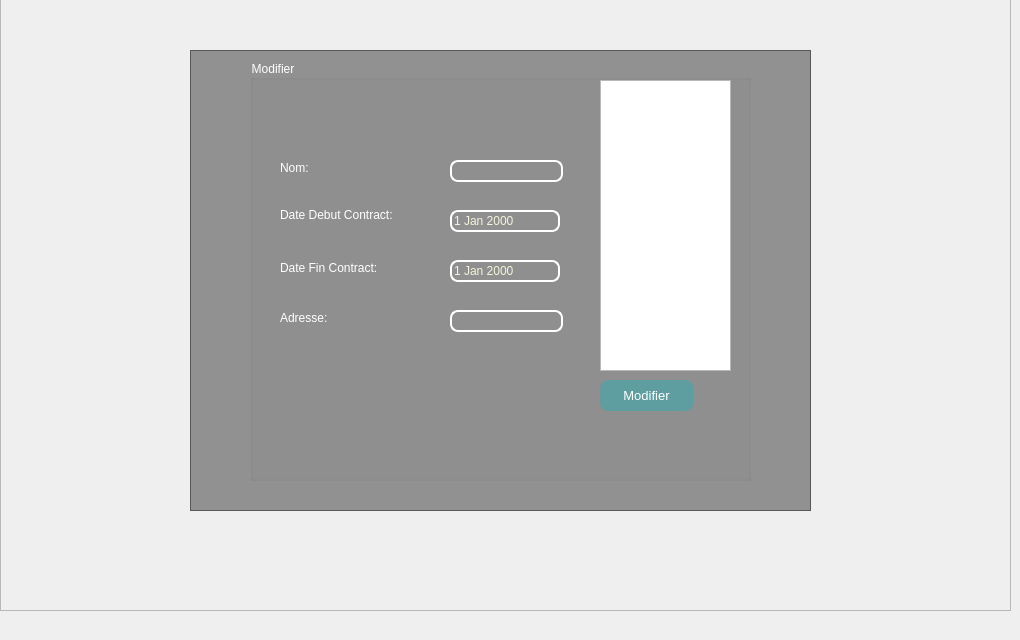
    <widget class="QWidget" name="tab_4">
     <attribute name="title">
      <string>Modifier fournisseur</string>
     </attribute>
     <widget class="QGroupBox" name="refresh_btn">
      <property name="geometry">
       <rect>
        <x>250</x>
        <y>60</y>
        <width>501</width>
        <height>421</height>
       </rect>
      </property>
      <property name="styleSheet">
       <string notr="true">QGroupBox{color:white;}</string>
      </property>
      <property name="title">
       <string>Modifier</string>
      </property>
      <widget class="QLabel" name="label_7">
       <property name="geometry">
        <rect>
         <x>30</x>
         <y>100</y>
         <width>56</width>
         <height>16</height>
        </rect>
       </property>
       <property name="text">
        <string>&lt;html&gt;&lt;head/&gt;&lt;body&gt;&lt;p&gt;&lt;span style=&quot; color:#ffffff;&quot;&gt;Nom:&lt;/span&gt;&lt;/p&gt;&lt;/body&gt;&lt;/html&gt;</string>
       </property>
      </widget>
      <widget class="QLabel" name="label_8">
       <property name="geometry">
        <rect>
         <x>30</x>
         <y>140</y>
         <width>131</width>
         <height>31</height>
        </rect>
       </property>
       <property name="text">
        <string>&lt;html&gt;&lt;head/&gt;&lt;body&gt;&lt;p&gt;&lt;span style=&quot; color:#ffffff;&quot;&gt;Date Debut Contract:&lt;/span&gt;&lt;/p&gt;&lt;/body&gt;&lt;/html&gt;</string>
       </property>
      </widget>
      <widget class="QLineEdit" name="new_nom">
       <property name="geometry">
        <rect>
         <x>200</x>
         <y>100</y>
         <width>113</width>
         <height>22</height>
        </rect>
       </property>
       <property name="styleSheet">
        <string notr="true">QLineEdit
 { background-color: transparent;
  color: #F5F5DC
;
  border: 1.5px solid white; 
border-radius: 8px;
}
</string>
       </property>
      </widget>
      <widget class="QPushButton" name="update_btn">
       <property name="geometry">
        <rect>
         <x>350</x>
         <y>320</y>
         <width>93</width>
         <height>31</height>
        </rect>
       </property>
       <property name="styleSheet">
        <string notr="true">QPushButton{border-radius: 8px;
background :#5F9EA0
;
color: white;
font-size:13px;
}</string>
       </property>
       <property name="text">
        <string>Modifier</string>
       </property>
      </widget>
      <widget class="QLabel" name="label_10">
       <property name="geometry">
        <rect>
         <x>30</x>
         <y>200</y>
         <width>161</width>
         <height>16</height>
        </rect>
       </property>
       <property name="text">
        <string>&lt;html&gt;&lt;head/&gt;&lt;body&gt;&lt;p&gt;&lt;span style=&quot; color:#ffffff;&quot;&gt;Date Fin Contract:&lt;/span&gt;&lt;/p&gt;&lt;/body&gt;&lt;/html&gt;</string>
       </property>
      </widget>
      <widget class="QLabel" name="label_11">
       <property name="geometry">
        <rect>
         <x>30</x>
         <y>250</y>
         <width>56</width>
         <height>16</height>
        </rect>
       </property>
       <property name="text">
        <string>&lt;html&gt;&lt;head/&gt;&lt;body&gt;&lt;p&gt;&lt;span style=&quot; color:#ffffff;&quot;&gt;Adresse:&lt;/span&gt;&lt;/p&gt;&lt;/body&gt;&lt;/html&gt;</string>
       </property>
      </widget>
      <widget class="QLineEdit" name="new_adresse">
       <property name="geometry">
        <rect>
         <x>200</x>
         <y>250</y>
         <width>113</width>
         <height>22</height>
        </rect>
       </property>
       <property name="styleSheet">
        <string notr="true">QLineEdit
 { background-color: transparent;
  color: #F5F5DC
;
  border: 1.5px solid white; 
border-radius: 8px;
}</string>
       </property>
      </widget>
      <widget class="QLabel" name="label_9">
       <property name="geometry">
        <rect>
         <x>360</x>
         <y>210</y>
         <width>56</width>
         <height>16</height>
        </rect>
       </property>
       <property name="text">
        <string/>
       </property>
      </widget>
      <widget class="QDateEdit" name="new_fin">
       <property name="geometry">
        <rect>
         <x>200</x>
         <y>200</y>
         <width>110</width>
         <height>22</height>
        </rect>
       </property>
       <property name="styleSheet">
        <string notr="true">QDateEdit
 { background-color: transparent;
  color: #F5F5DC
;
  border: 1.5px solid white; 
border-radius: 8px;
}
</string>
       </property>
      </widget>
      <widget class="QTableView" name="tab_id_2">
       <property name="geometry">
        <rect>
         <x>350</x>
         <y>20</y>
         <width>131</width>
         <height>291</height>
        </rect>
       </property>
      </widget>
     </widget>
     <widget class="QFrame" name="frame">
      <property name="geometry">
       <rect>
        <x>0</x>
        <y>-20</y>
        <width>1011</width>
        <height>631</height>
       </rect>
      </property>
      <property name="frameShape">
       <enum>QFrame::StyledPanel</enum>
      </property>
      <property name="frameShadow">
       <enum>QFrame::Raised</enum>
      </property>
      <widget class="QLabel" name="label_15">
       <property name="geometry">
        <rect>
         <x>0</x>
         <y>-110</y>
         <width>1201</width>
         <height>741</height>
        </rect>
       </property>
       <property name="text">
        <string/>
       </property>
       <property name="pixmap">
        <pixmap>../../Users/SOUISSI/Downloads/djjjj.jpg</pixmap>
       </property>
      </widget>
      <widget class="QFrame" name="frame_2">
       <property name="geometry">
        <rect>
         <x>190</x>
         <y>70</y>
         <width>621</width>
         <height>461</height>
        </rect>
       </property>
       <property name="styleSheet">
        <string notr="true">QFrame
{background : black;
background:rgba(0,0,0,100);}</string>
       </property>
       <property name="frameShape">
        <enum>QFrame::StyledPanel</enum>
       </property>
       <property name="frameShadow">
        <enum>QFrame::Raised</enum>
       </property>
      </widget>
     </widget>
     <widget class="QDateEdit" name="new_deb">
      <property name="geometry">
       <rect>
        <x>450</x>
        <y>210</y>
        <width>110</width>
        <height>22</height>
       </rect>
      </property>
      <property name="styleSheet">
       <string notr="true">QDateEdit
 { background-color: transparent;
  color: #F5F5DC
;
  border: 1.5px solid white; 
border-radius: 8px;
}
</string>
      </property>
     </widget>
     <zorder>frame</zorder>
     <zorder>refresh_btn</zorder>
     <zorder>new_deb</zorder>
    </widget>
